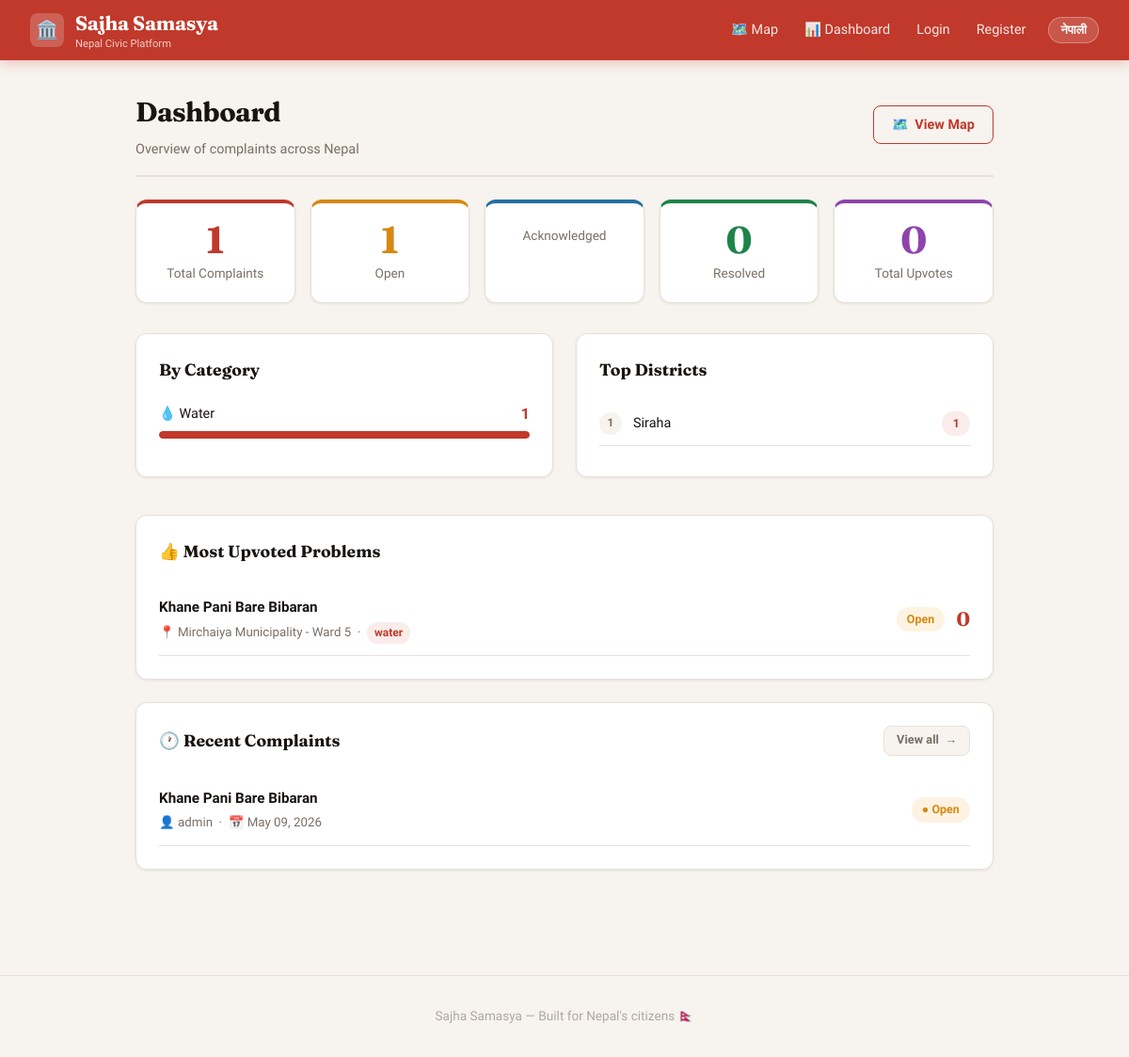
/dashboard/, run on the app's committed database.
### complaints/models.py (models this page shows, shortened)
class District(models.Model):
    province = models.ForeignKey(Province, on_delete=models.CASCADE)
    name = models.CharField(max_length=100)
    name_np = models.CharField(max_length=100)

class Complaint(models.Model):
    CATEGORY_CHOICES = [
        ('Road', 'Bato'),
        ('Water', 'Khane Pani'),
        ('Electricity', 'Bijuli'),
        ('Garbage', 'Fohor'),
        ('Other', 'Aru'),
    ]
    STATUS_CHOICES = [
        ('open', 'Open'),
        ('acknowledged', 'Acknowledged'),
        ('pending', 'Pending'),
        ('in_progress', 'In Progress'),
        ('resolved', 'Resolved'),
    ]
    user = models.ForeignKey(User, on_delete=models.CASCADE)
    ward = models.ForeignKey(Ward, on_delete=models.CASCADE)
    title = models.CharField(max_length=200)
    description = models.TextField()
    category = models.CharField(max_length=50, choices=CATEGORY_CHOICES)
    status = models.CharField(max_length=50, choices=STATUS_CHOICES, default='open')
    photo = models.ImageField(upload_to='complaint_photos/', blank=True, null=True)
    latitude = models.FloatField(blank=True, null=True)  # GPS latitude
    longitude = models.FloatField(blank=True, null=True) # GPS longitude
    created_at = models.DateTimeField(auto_now_add=True)
    updated_at = models.DateTimeField(auto_now=True)

class Ward(models.Model):
    municipality = models.ForeignKey('Municipality', on_delete=models.CASCADE, null=True, blank=True)
    ward_number = models.IntegerField()
    def __str__(self):
        return f"{self.municipality} - Ward {self.ward_number}"

class Municipality(models.Model):
    TYPES = [
        ('Metropolitan', 'Metropolitan City'),
        ('sub_Metropolitan', 'Sub-Metropolitan City'),
        ('municipality', 'Municipality'),
        ('rural', 'Rural Municipality'),
    ]
    district = models.ForeignKey(District, on_delete=models.CASCADE)
    name = models.CharField(max_length=100)
    name_np = models.CharField(max_length=100)
    type = models.CharField(max_length=50, choices=TYPES)
    total_wards = models.IntegerField()
    def __str__(self):
        return self.name

### complaints/views.py (the view)
# urls.py: path('dashboard/', views.dashboard, name='dashboard'),
def dashboard(request):
    total_complaints = Complaint.objects.count()
    open_complaints = Complaint.objects.filter(status='open').count()
    resolved_complaints = Complaint.objects.filter(status='resolved').count()
    total_upvotes = Upvote.objects.count()
    category_stats = Complaint.objects.values('category').annotate(count=Count('id')).order_by('-count')
    district_stats = Complaint.objects.values('ward__municipality__district__name').annotate(count=Count('id')).order_by('-count')[:10]  # Top 10 districts
    top_complaints = Complaint.objects.annotate(upvote_count=Count('upvotes')).order_by('-upvote_count')[:5]
    recent_complaints = Complaint.objects.all().order_by('-created_at')[:5]
    return render(request, 'dashboard.html', {
        'total_complaints': total_complaints,
        'open_complaints': open_complaints,
        'resolved_complaints': resolved_complaints,
        'total_upvotes': total_upvotes,
        'category_stats': category_stats,
        'district_stats': district_stats,
        'top_complaints': top_complaints,
        'recent_complaints': recent_complaints,
    })

### complaints/templates/dashboard.html (shortened to what this page needs)
{% extends 'base.html' %}
{% block content %}
<div class="page-header">
    <div>
        <h1 class="page-title">
            <span data-en>Dashboard</span>
        </h1>
        <p style="color:var(--text-muted); font-size:0.9rem; margin-top:0.3rem;">
            <span data-en>Overview of complaints across Nepal</span>
        </p>
    </div>
    <a href="/map/" class="btn btn-outline">
        🗺️ <span data-en>View Map</span><span data-np>नक्सा हेर्नुस्</span>
    </a>
</div>
<div style="display:grid; grid-template-columns:repeat(auto-fit, minmax(160px,1fr)); gap:1rem; margin-bottom:2rem;">
    <div class="stat-card" style="border-top:4px solid var(--red);">
        <div class="stat-number" style="color:var(--red);">{{ total_complaints }}</div>
        <div class="stat-label">
            <span data-en>Total Complaints</span>
        </div>
    </div>
    <div class="stat-card" style="border-top:4px solid var(--orange);">
        <div class="stat-number" style="color:var(--orange);">{{ open_complaints }}</div>
        <div class="stat-label">
            <span data-en>Open</span>
        </div>
    </div>
    <div class="stat-card" style="border-top:4px solid #2471A3;">
        <div class="stat-label">
            <span data-en>Acknowledged</span>
        </div>
    </div>
    <div class="stat-card" style="border-top:4px solid var(--green);">
        <div class="stat-number" style="color:var(--green);">{{ resolved_complaints }}</div>
        <div class="stat-label">
            <span data-en>Resolved</span>
        </div>
    </div>
    <div class="stat-card" style="border-top:4px solid #8E44AD;">
        <div class="stat-number" style="color:#8E44AD;">{{ total_upvotes }}</div>
        <div class="stat-label">
            <span data-en>Total Upvotes</span>
        </div>
    </div>
</div>
<div style="display:grid; grid-template-columns:1fr 1fr; gap:1.5rem; margin-bottom:1.5rem;">
    <div class="card">
        <h3 style="font-family:'Fraunces',serif; font-size:1.1rem; margin-bottom:1.25rem;">
            <span data-en>By Category</span>
        </h3>
        {% for stat in category_stats %}
        <div style="margin-bottom:1rem;">
            <div style="display:flex; justify-content:space-between; margin-bottom:0.35rem;">
                <span style="font-size:0.9rem; font-weight:500; display:flex; align-items:center; gap:0.4rem;">
                    {% if stat.category == 'water' %}💧
                    {% elif stat.category == 'road' %}🛣️
                    {% elif stat.category == 'electricity' %}⚡
                    {% elif stat.category == 'waste' %}🗑️
                    {% else %}📌{% endif %}
                    {{ stat.category|capfirst }}
                </span>
                <span style="font-weight:700; color:var(--red);">{{ stat.count }}</span>
            </div>
            <div style="background:var(--bg); border-radius:10px; height:8px; overflow:hidden;">
                {% if total_complaints %}
                <div style="background:var(--red); border-radius:10px; height:8px; width:{% widthratio stat.count total_complaints 100 %}%; transition:width 0.5s;"></div>
                {% endif %}
            </div>
        </div>
        {% endfor %}
    </div>
    <div class="card">
        <h3 style="font-family:'Fraunces',serif; font-size:1.1rem; margin-bottom:1.25rem;">
            <span data-en>Top Districts</span>
        </h3>
        {% for stat in district_stats %}
        <div style="display:flex; justify-content:space-between; align-items:center; padding:0.6rem 0; border-bottom:1px solid var(--border);">
            <div style="display:flex; align-items:center; gap:0.75rem;">
                <span style="width:24px; height:24px; background:var(--bg); border-radius:50%; display:flex; align-items:center; justify-content:center; font-size:0.75rem; font-weight:700; color:var(--text-muted); flex-shrink:0;">
                    {{ forloop.counter }}
                </span>
                <span style="font-size:0.9rem; font-weight:500;">
                    {{ stat.ward__municipality__district__name|default:"Unknown" }}
                </span>
            </div>
            <span class="badge badge-category">{{ stat.count }}</span>
        </div>
        {% endfor %}
    </div>
</div>
<div class="card" style="margin-bottom:1.5rem;">
    <h3 style="font-family:'Fraunces',serif; font-size:1.1rem; margin-bottom:1.25rem;">
        👍 <span data-en>Most Upvoted Problems</span>
    </h3>
    {% for complaint in top_complaints %}
    <div style="display:flex; justify-content:space-between; align-items:center; padding:0.75rem 0; border-bottom:1px solid var(--border);">
        <div style="flex:1;">
            <a href="/complaint/{{ complaint.id }}/" style="text-decoration:none; color:var(--text); font-weight:600; font-size:0.95rem;">
                {{ complaint.title }}
            </a>
            <br>
            <small style="color:var(--text-muted);">
                📍 {{ complaint.ward }} &nbsp;·&nbsp;
                <span class="badge badge-category" style="font-size:0.75rem; padding:0.1rem 0.5rem;">{{ complaint.get_category_display }}</span>
            </small>
        </div>
        <div style="display:flex; align-items:center; gap:0.75rem; margin-left:1rem;">
            <span class="badge {% if complaint.status == 'resolved' %}badge-resolved{% elif complaint.status == 'acknowledged' %}badge-acknowledged{% else %}badge-open{% endif %}">
                {{ complaint.get_status_display }}
            </span>
            <span style="font-family:'Fraunces',serif; font-size:1.3rem; font-weight:700; color:var(--red);">
                {{ complaint.upvote_count }}
            </span>
        </div>
    </div>
    {% empty %}
    <div class="empty-state" style="padding:2rem;">
        <div class="empty-state-icon">📭</div>
        <p><span data-en>No complaints yet</span><span data-np>अहिलेसम्म कुनै उजुरी छैन</span></p>
    </div>
    {% endfor %}
</div>
<div class="card">
    <div style="display:flex; justify-content:space-between; align-items:center; margin-bottom:1.25rem;">
        <h3 style="font-family:'Fraunces',serif; font-size:1.1rem;">
            🕐 <span data-en>Recent Complaints</span>
        </h3>
        <a href="/" class="btn btn-ghost btn-sm">
            <span data-en>View all</span><span data-np>सबै हेर्नुस्</span> →
        </a>
    </div>
    {% for complaint in recent_complaints %}
    <div style="display:flex; justify-content:space-between; align-items:center; padding:0.75rem 0; border-bottom:1px solid var(--border);">
        <div style="flex:1;">
            <a href="/complaint/{{ complaint.id }}/" style="text-decoration:none; color:var(--text); font-weight:600; font-size:0.95rem;">
                {{ complaint.title }}
            </a>
            <br>
            <small style="color:var(--text-muted);">
                👤 {{ complaint.user.username }} &nbsp;·&nbsp; 📅 {{ complaint.created_at|date:"M d, Y" }}
            </small>
        </div>
        <span class="badge {% if complaint.status == 'resolved' %}badge-resolved{% elif complaint.status == 'acknowledged' %}badge-acknowledged{% else %}badge-open{% endif %}" style="margin-left:1rem;">
            {% if complaint.status == 'resolved' %}✓{% elif complaint.status == 'acknowledged' %}⏳{% else %}●{% endif %}
            {{ complaint.get_status_display }}
        </span>
    </div>
    {% empty %}
    <div class="empty-state" style="padding:2rem;">
        <div class="empty-state-icon">📭</div>
        <p><span data-en>No complaints yet</span><span data-np>अहिलेसम्म कुनै उजुरी छैन</span></p>
    </div>
    {% endfor %}
</div>
{% endblock %}

### complaints/templates/base.html (style rules this page uses)
:root { --red: #C0392B; --red-dark: #96281B; --red-light: #F9ECEB; --green: #1E8449; --green-light: #E9F7EF; --orange: #D68910; --orange-light: #FEF9E7; --bg: #F7F3EE; --surface: #FFFFFF; --border: #E8E0D8; --text: #1A1410; --text-muted:#7A6F66; --text-light:#B0A89E; --shadow-sm: 0 1px 3px rgba(0,0,0,0.08); --shadow-md: 0 4px 16px rgba(0,0,0,0.10); --shadow-lg: 0 8px 32px rgba(0,0,0,0.12); --radius: 12px; --radius-sm: 8px; }
*, *::before, *::after { box-sizing: border-box; margin: 0; padding: 0; }
html { scroll-behavior: smooth; }
body { font-family: 'Mukta', sans-serif; background: var(--bg); color: var(--text); min-height: 100vh; font-size: 16px; line-height: 1.6; }
.card { background: var(--surface); border-radius: var(--radius); padding: 1.5rem; margin-bottom: 1rem; box-shadow: var(--shadow-sm); border: 1px solid var(--border); transition: box-shadow 0.2s, transform 0.2s; }
.btn { display: inline-flex; align-items: center; gap: 0.4rem; padding: 0.5rem 1.2rem; border-radius: var(--radius-sm); border: none; cursor: pointer; font-size: 0.9rem; font-weight: 600; font-family: 'Mukta', sans-serif; text-decoration: none; transition: all 0.15s; white-space: nowrap; }
.btn-outline { background: transparent; color: var(--red); border: 1.5px solid var(--red); }
.btn-ghost { background: var(--bg); color: var(--text-muted); border: 1.5px solid var(--border); }
.btn-sm { padding: 0.3rem 0.8rem; font-size: 0.8rem; }
.badge { display: inline-flex; align-items: center; padding: 0.2rem 0.7rem; border-radius: 20px; font-size: 0.78rem; font-weight: 600; gap: 0.3rem; }
.badge-category { background: var(--red-light); color: var(--red); }
.badge-open { background: #FEF3E2; color: #D68910; }
.page-header { display: flex; justify-content: space-between; align-items: center; margin-bottom: 1.5rem; padding-bottom: 1rem; border-bottom: 2px solid var(--border); }
.page-title { font-family: 'Fraunces', serif; font-size: 1.8rem; font-weight: 700; color: var(--text); letter-spacing: -0.02em; }
.stat-card { background: var(--surface); border-radius: var(--radius); padding: 1.2rem 1.5rem; border: 1px solid var(--border); box-shadow: var(--shadow-sm); text-align: center; }
.stat-number { font-family: 'Fraunces', serif; font-size: 2.5rem; font-weight: 700; line-height: 1; margin-bottom: 0.3rem; }
.stat-label { font-size: 0.85rem; color: var(--text-muted); font-weight: 500; }
.card { animation: fadeUp 0.3s ease forwards; }

### data on the page
District: ward__municipality__district__name "Siraha", count "1"
Complaint: title "Khane Pani Bare Bibaran", ward "Mirchaiya Municipality - Ward 5", category "water", status "Open", upvote_count "0", user.username "admin", created_at "May 09, 2026"

### other printed values
{{ total_complaints }} "1"
{{ open_complaints }} "1"
{{ resolved_complaints }} "0"
{{ total_upvotes }} "0"
{{ stat.category|capfirst }} "Water"
{{ stat.count }} "1"
